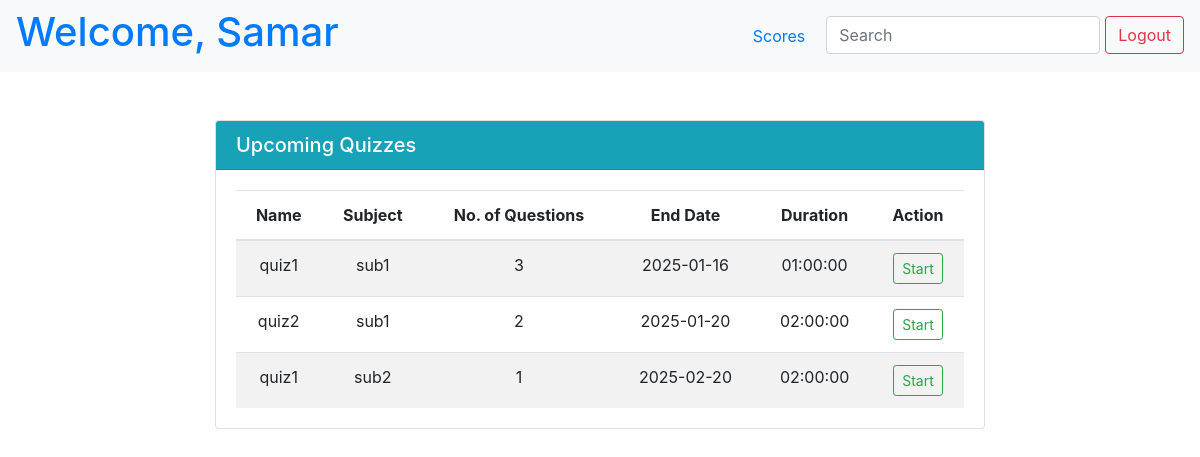
The app's page /samar (signed in), older data.
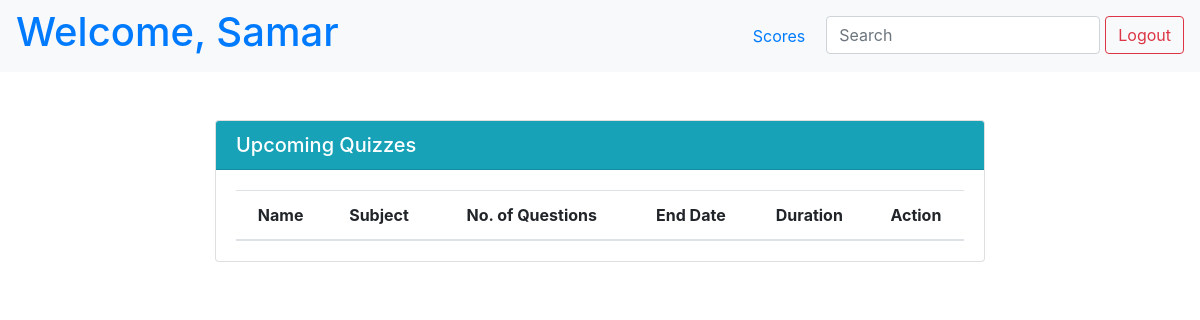
The same page, newer data.
### app.py (models this page shows)
class User(db.Model):
    __tablename__ = 'user'
    id = db.Column(db.Integer, primary_key=True, autoincrement=True)
    name = db.Column(db.String(255), nullable=False)
    username = db.Column(db.String(255), unique=True, nullable=False)
    password = db.Column(db.String(255), nullable=False)
    dob = db.Column(db.Date)
    blocked = db.Column(db.Boolean, default=False)

class Quiz(db.Model):
    __tablename__ = 'quiz'
    id = db.Column(db.Integer, primary_key=True, autoincrement=True)
    subject_id = db.Column(db.Integer, db.ForeignKey('subject.id'), nullable=False)
    name = db.Column(db.String(255), nullable=False)
    quiz_date = db.Column(db.Date, nullable=False)
    time_duration = db.Column(db.Time, nullable=False)
    questions = db.relationship('QuizwiseQuestion', backref='quiz', lazy=True)

class Subject(db.Model):
    __tablename__ = 'subject'
    id = db.Column(db.Integer, primary_key=True, autoincrement=True)
    name = db.Column(db.String(255), nullable=False)
    description = db.Column(db.String(255))
    chapters = db.relationship('Chapter', backref='subject', lazy=True)
    quizzes = db.relationship('Quiz', backref='subject', lazy=True)

### app.py (the view)
@app.route("/<username>")
def user(username):
    user = User.query.filter_by(username=username).first()
    if user and ('username' in session and username == session["username"]):
        data = db.session.query(
            Quiz.id.label("quiz_id"),
            Subject.id.label("subject_id"),
            Quiz.name.label("quiz_name"),
            Subject.name.label("subject_name"),
            Quiz.quiz_date,
            Quiz.time_duration
        ).join(Subject, Quiz.subject_id == Subject.id).filter(
            Quiz.quiz_date > datetime.now()
        ).all()
        subject_data = []
        for row in data:
            no_of_questions = QuizwiseQuestion.query.filter_by(quiz_id=row.quiz_id).count()
            if no_of_questions > 0:
                subject_data.append({
                    "subject_id": row.subject_id,
                    "subject_name": row.subject_name,
                    "quiz_id": row.quiz_id,
                    "quiz_name": row.quiz_name,
                    "quiz_date": row.quiz_date,
                    "time_duration": row.time_duration,
                    "no_of_questions": no_of_questions
                })
        return render_template("user.html", user=user, data=subject_data)
    else:
        flash("Invalid credentials!", "error")
        return redirect(url_for("index"))

### app.py (called while the page is built)
@app.after_request
def add_header(response):
    response.headers['Cache-Control'] = 'no-store, no-cache, must-revalidate, post-check=0, pre-check=0, max-age=0'
    response.headers['Pragma'] = 'no-cache'
    response.headers['Expires'] = '-1'
    return response

### templates/user.html (shortened to what this page needs)
{% extends 'base.html' %}
{% block content %}
<div class="page-wrapper">
    <nav class="navbar navbar-expand-lg navbar-light bg-light">
        <a href="{{ url_for('user', username=user.username) }}" style="text-decoration: none;">
            <h1>Welcome, {{user.name}}</h1>
        </a>
        <ul class="nav ml-auto">
            <li class="nav-item">
                <a class="nav-link" href="/{{user.username}}/score">Scores</a>
            </li>
            <li class="nav-item">
                <input class="form-control" type="search" placeholder="Search" aria-label="Search" name="q"
                    hx-get="{{ url_for('user_quiz', username=user.username) }}" hx-trigger="keyup changed delay:500ms" hx-target="#search-results">
            </li>
            <li>
                <form action="/logout" class="d-inline">
                    <button type="submit" class="btn btn-outline-danger">Logout</button>
                </form>
            </li>
        </ul>
    </nav>
    <div id="search-results">
        {% if not search %}
        {% set username = user.username %}
        {% include 'upcoming_quiz.html' %}
        {% endif %}
    </div>
</div>
{% endblock %}

### templates/base.html (shortened to what this page needs)
<!DOCTYPE html>
<html lang="en">
<head>
    <link rel="stylesheet" href="https://stackpath.bootstrapcdn.com/bootstrap/4.5.2/css/bootstrap.min.css">
</head>
<body>
    {% block content %}{% endblock %}
</body>
</html>

### templates/upcoming_quiz.html
<div class="d-flex justify-content-center mt-5">
    <div class="col-md-8">
        <div class="card">
            <div class="card-header bg-info text-white d-flex align-items-center justify-content-between">
                <h5 class="card-title m-0">Upcoming Quizzes</h5>
            </div>
            <div class="card-body">
                <table class="table table-striped mb-0 text-center">
                    <thead>
                        <tr>
                            <th class="text-center">Name</th>
                            <th class="text-center">Subject</th>
                            <th class="text-center">No. of Questions</th>
                            <th class="text-center">End Date</th>
                            <th class="text-center">Duration</th>
                            <th class="text-center">Action</th>
                        </tr>
                    </thead>
                    <tbody>
                        {% for row in data %}
                        <tr>
                            <td class="text-center">{{ row.quiz_name }}</td>
                            <td class="text-center">{{ row.subject_name }}</td>
                            <td class="text-center">{{ row.no_of_questions }}</td>
                            <td class="text-center">{{ row.quiz_date }}</td>
                            <td class="text-center">{{ row.time_duration }}</td>
                            <td class="text-center">
                                <div class="d-flex justify-content-center">
                                    <form action="{{ url_for('ongoing_quiz', username=username, quiz_id=row.quiz_id)}}" method="post" class="mb-0">
                                        <button class="btn btn-outline-success btn-sm" type="submit">Start</button>
                                    </form>
                                </div>
                            </td>
                        </tr>
                        {% endfor %}
                    </tbody>
                </table>
            </div>
        </div>
    </div>
</div>

### templates/user.html (style rules this page uses)
.nav-item { margin-right: 5px; }

Row changes from the older to the newer data that the page shows:
removed Quiz: quiz_name "quiz1", subject_name "sub1", no_of_questions "3", quiz_date "2025-01-16", time_duration "01:00:00"
removed Quiz: quiz_name "quiz2", subject_name "sub1", no_of_questions "2", quiz_date "2025-01-20", time_duration "02:00:00"
removed Quiz: quiz_name "quiz1", subject_name "sub2", no_of_questions "1", quiz_date "2025-02-20", time_duration "02:00:00"
